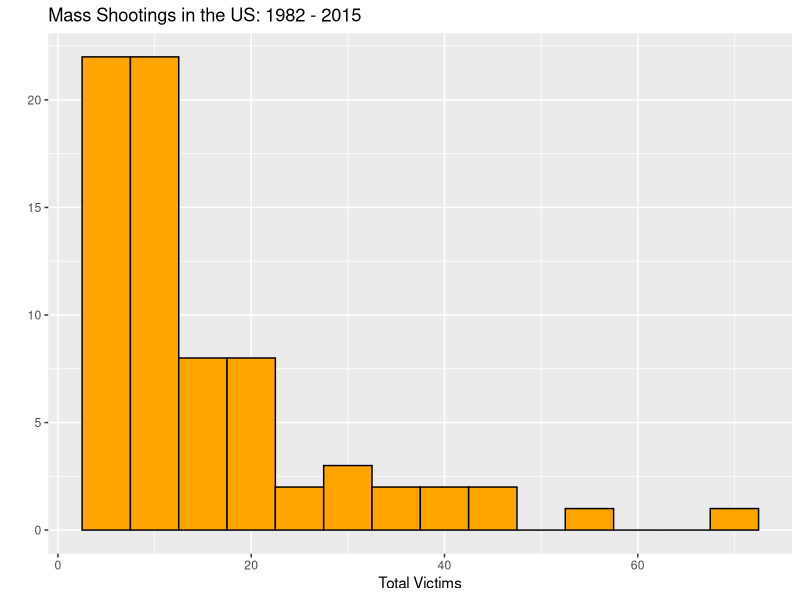
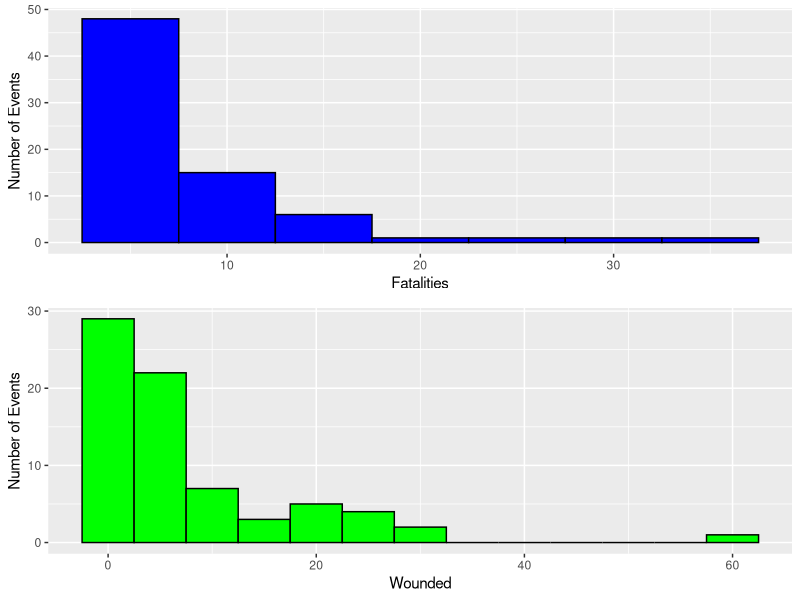
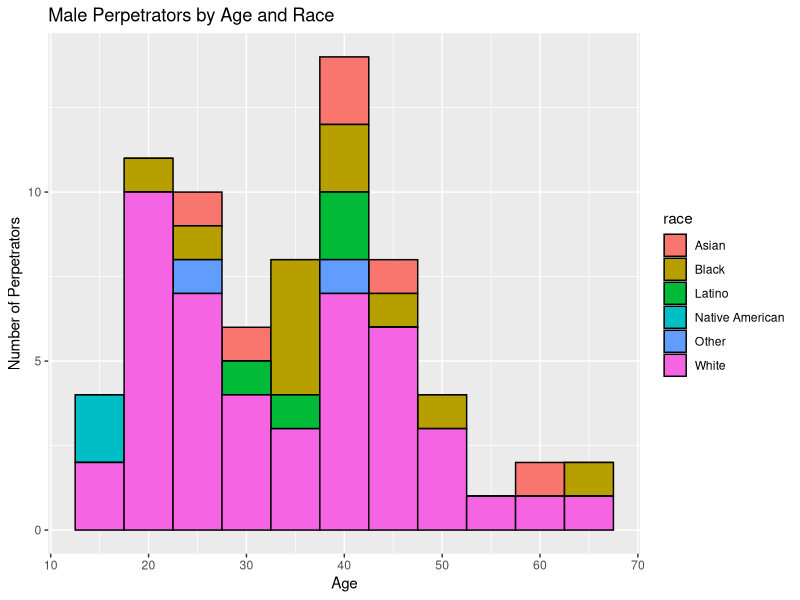
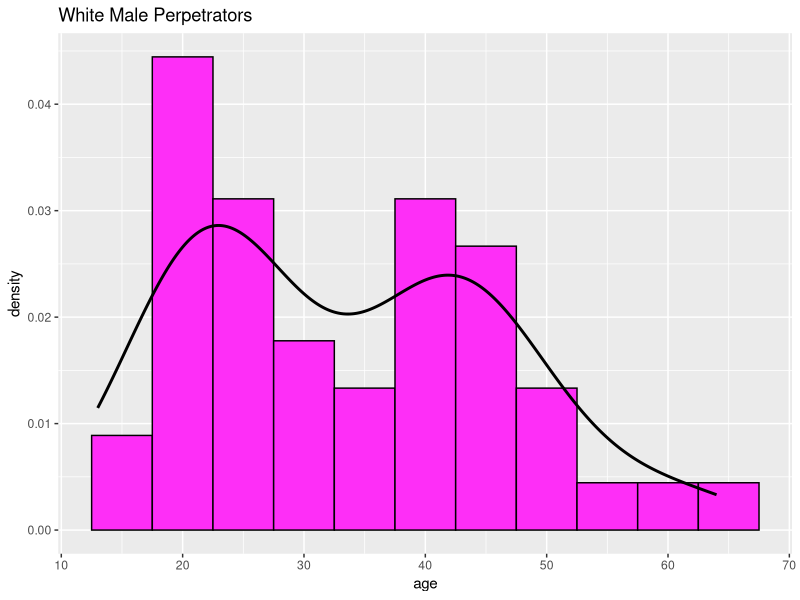
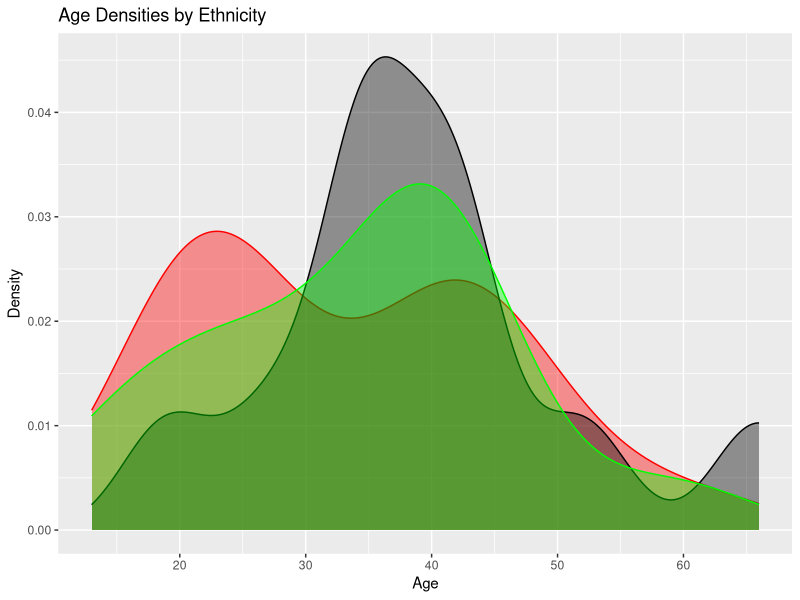
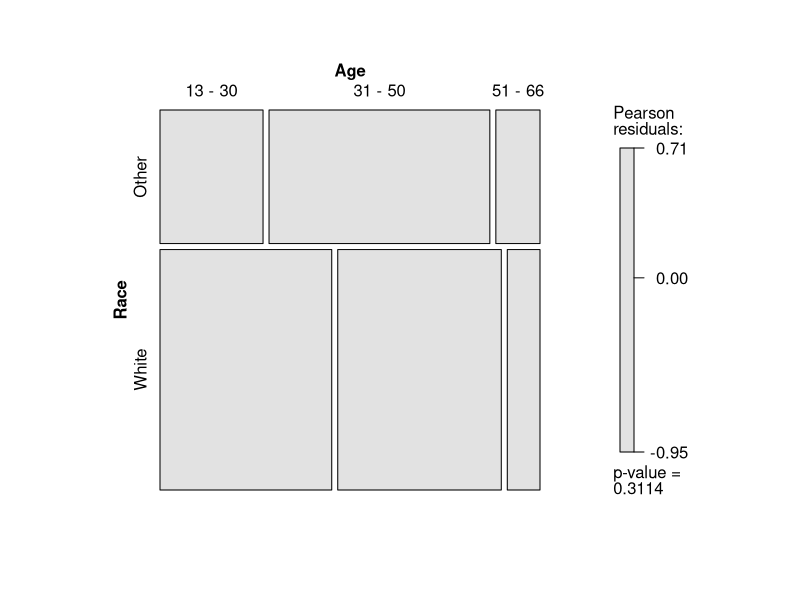

R code for these plots, in order:
## ---- chunk 1
setwd("C:/Users/Matt/Dropbox/RClass/Data/data/MassShootings")
shootings <- read.csv("USMassShootings.csv",header=TRUE)
names(shootings)=tolower(names(shootings))
shootings_m = shootings[shootings$gender == 'Male',]
library(ggplot2)
library(knitr)
library(dplyr)
library(gridExtra)
library(vcd)
## ---- chunk 2

#Total Victims Histogram

ggplot(shootings,aes(total.victims))+
  geom_histogram(binwidth=5, colour='black', fill = 'orange')+
  #xlim(c(0,90))+
  xlab("Total Victims") +
  ggtitle("Mass Shootings in the US: 1982 - 2015")+
  ylab("")

## ---- chunk 3


#Fatalities Histogram

fatalities.hist = ggplot(shootings,aes(fatalities))+
  geom_histogram(binwidth=5, colour='black', fill = 'blue')+
  #xlim(c(0,90))+
  xlab("Fatalities") +
  ylab("Number of Events") 

#Wounded Histogram

wounded.hist = ggplot(shootings,aes(injured))+
  geom_histogram(binwidth=5, colour='black', fill = 'green')+
  #xlim(c(0,90))+
  xlab("Wounded")+
  ylab("Number of Events")


grid.arrange(fatalities.hist,wounded.hist, ncol=1, nrow=2)
## ---- chunk 4
ggplot(shootings_m,aes(age,fill=race)) +
  geom_histogram(binwidth=5,position='stack',color='black')+
  xlab("Age") +
  ylab("Number of Perpetrators") + 
  ggtitle("Male Perpetrators by Age and Race")

## ---- chunk 5

ggplot(shootings_m[shootings_m$race=='White',],aes(age)) + 
  geom_histogram(aes(y=..density..),binwidth=5,fill='#FE2EF7',color='black')+
  geom_density(size = 1)+
  ggtitle("White Male Perpetrators")
## ---- chunk 6
#Add Column to shootings to group non-White and Black Ethnicities

shootings_m = shootings[shootings$gender == 'Male',]

shootings_m$race_group = shootings_m$race

#Iterate through shootings_m and make only three bins: White, Black, and Other

for (i in 1:nrow(shootings_m)){
  if (shootings_m$race[i] != "White" & shootings_m$race[i] != "Black"){
    shootings_m$race_group[i] = "Other"
  } 
}

ggplot()+
  geom_density(aes(age), colour = "red", fill="red",alpha = .4, data=shootings_m[shootings_m$race_group == 'White',])+
  geom_density(aes(age), colour = "black", fill="black", alpha = .4, data=shootings_m[shootings_m$race_group == 'Black',])+
  geom_density(aes(age), colour = "green", fill="green",alpha = .4, data=shootings_m[shootings_m$race_group == 'Other',])+
  xlab("Age")+
  ylab("Density")+
  ggtitle("Age Densities by Ethnicity")


## ---- chunk 7

data=shootings_m
race.new = NA
race.new[which(data$race == "White")] = "White"
race.new[which(data$race != "White")] = "Other"
race.new = as.factor(race.new)

age.new = cut(data$age, c(13, 30, 50, 66),
              labels = c("13 - 30", "31 - 50", "51 - 66"),
              include.lowest = TRUE)

mosaic(table(race.new, age.new), shade = TRUE, legend = TRUE,
       labeling_args = list(set_varnames = c(race.new = "Race",
       age.new = "Age")))
  
  

